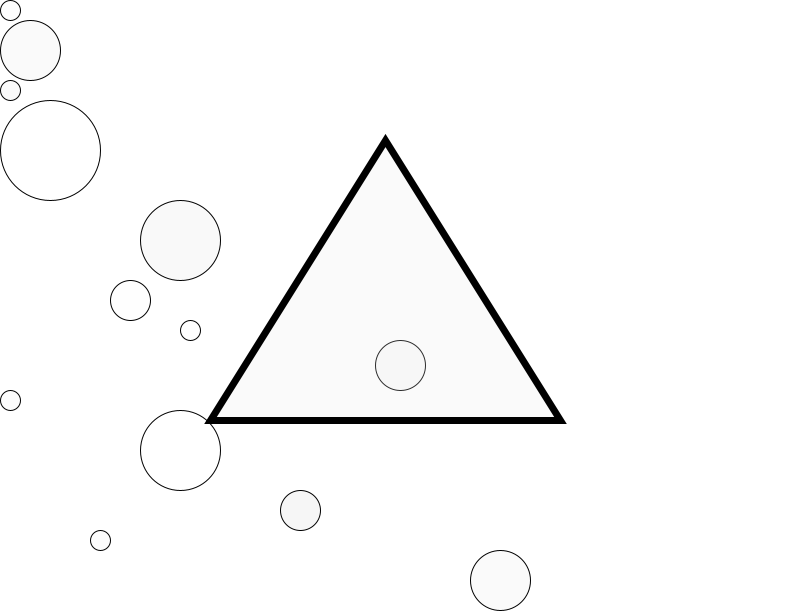
Frame 1 (no input)
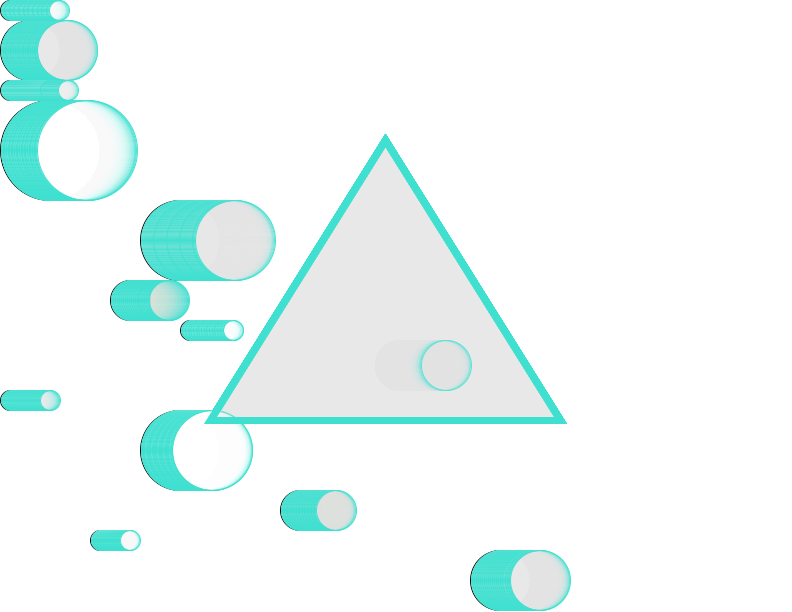
Frame 60 (the mouse pressed at the canvas centre just before this capture)
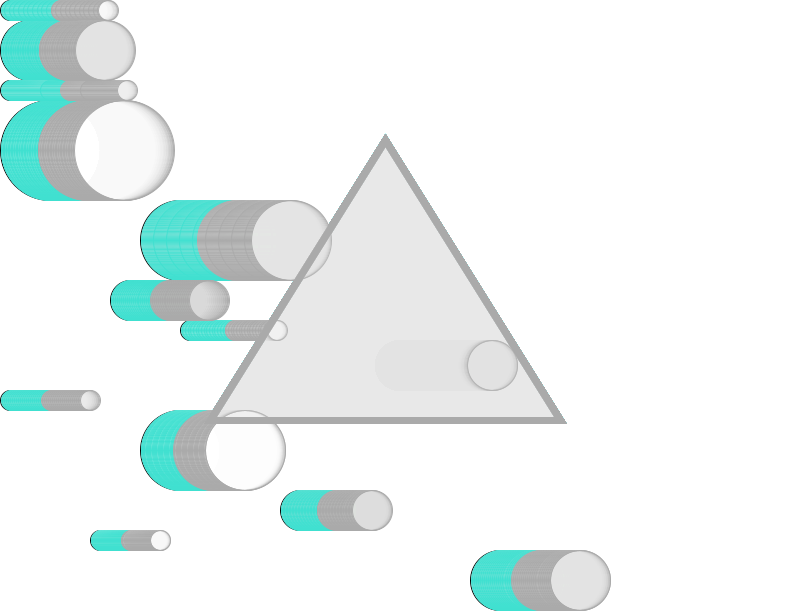
Frame 120 (the mouse held since frame 60 and released just before this capture)

The Processing sketch that drew these frames (run headless with seeded random() and noise(); from frame 60 on, the mouse is pressed at the canvas centre):

// Processing sketch: processing_81420
// ── processing_81420.pde

//________________Trabajo arte generativo, tamaño carta, dos clases. hermoso?

//primero declaro a los objetos

circulo a, b, c, d, e, f, g, h, i, j, k, l, m;
triangulo z;

class triangulo {

float xpos;
float ypos;
int colora;
int colorb;
int colorc;

triangulo (float x, float y, int ca, int cb, int cc) {
xpos = x;
ypos = y;
colora = ca;
colorb= cb;
colorc = cc;

}
void update () {
  
  float angle=0.0;
  float offset=200;
  float scalar=20;
  float incremento= 0.05;
  
  float x= offset + cos(angle)* scalar;
  float y = offset + sin(angle) *scalar;
  scalar ++;
  angle+= incremento;
}

void display() {
scale(7);
triangle(xpos,ypos,xpos+50,ypos,xpos+25,ypos-40);
 stroke (colora, colorb, colorc);
 
 

}
}

class circulo {
 
  //campos (si quiero q algo sea igual para todo lo ingreso acá
  float xpos; //posición X del circulo
  float ypos; //posición Y del circulo
  float radius; //radio del circulo
  float direction= 1; //dirección de los circulos
  float speed = random (0.5, 1); //velocidad
  int color1;
  int color2;
  int color3;
  int color4;
  
  //constructor
  
  circulo (float x, float y, float r, int c1, int c2, int c3, int c4) {
    xpos = x;
    ypos = y;
    radius = r;
    color1 = c1;
    color2 = c2;
    color3 = c3;
    color4 = c4;
  
  }
  
  //valor de velocidad:
  
 void update() {
   
   //esto es para que el circulo siga dentro del plano, 
      //y se mueve de derecha a izquierda
   xpos += speed*direction; 
    if ((xpos>width-radius) || (xpos < radius)) { //|| significa "y"
      // si xpos mayor que el ancho menos el radio y xpos menor que el radio
      direction*=-1; // la direccion es -1
    }
 }
 
 void display () {
fill(color1, color2, color3, color4);
ellipseMode(RADIUS);
ellipse (xpos, ypos, radius, radius);

 }
}

  
  
  

void setup() {

  size (792, 612); // size (2550, 3300);
  background(255);
  // circulo (float x, float y, float r, color)
  a = new circulo (10, 10, 10, 250, 250, 250, 50);
  b = new circulo (30, 50, 30, 230, 230, 230, 50);
  c = new circulo(10, 90, 10, 240, 240, 240, 80);
  d = new circulo(50, 150, 50, 255, 255, 255, 20);
  e = new circulo (180, 240, 40, 230, 230, 230, 60);
  f = new circulo (130, 300, 20, 221, 221, 221, 10);
  g = new circulo (190, 330, 10, 255, 255, 255, 60);
  h = new circulo (400, 365, 25, 220, 220, 220, 30);
  i = new circulo (10, 400, 10, 240, 240, 240, 30);
  j = new circulo (180, 450, 40, 255, 255, 255, 50);
  k = new circulo (300, 510, 20, 221, 221, 221, 70);
  l = new circulo (100, 540, 10, 250, 250, 250, 90);
  m = new circulo (500, 580, 30, 230, 230, 230, 50);
  z = new triangulo (30,60, 64,224,208);
  
  //stroke(220, 220, 220);
  //strokeWeight(0.5);
  //ellipseMode(RADIUS);
}

void draw () {
  //background (0);  //no lo coloco para que se vea el movimiento

  a.update();
  a.display();

  b.update();
  b.display();

  c.update();
  c.display(); 

  d.update();
  d.display();

  e.update();
  e.display(); 

  f.update();
  f.display();

  g.update();
  g.display();

  h.update();
  h.display(); 

  i.update();
  i.display();

  j.update();
  j.display();

  k.update();
  k.display(); 

  l.update();
  l.display();

  m.update();
  m.display();
  
  z.update(); 
  z.display();

  

  if (mousePressed) {
    if (mouseButton==LEFT) {
      a.speed +=0.05;
      b.speed +=0.02;
      c.speed +=0.1;
      d.speed +=0.1;
      e.speed+=0.2;
      f.speed+=0.05;
      g.speed+=0.15;
      h.speed+= 0.2;
      i.speed+=0.04;
      j.speed+=0.05;
      k.speed +=0.1;
      l.speed+=0.2;
      m.speed+=0.05;
    }

    if (mouseButton==RIGHT) {

      stroke (255);
    }

    else {
      stroke (170);
    }
  }



  if (keyPressed) {
    if (key == 'q') {
      a.speed -=0.01;
      b.speed-=0.01;
      c.speed-=0.01;
      d.speed-=0.05;
      e.speed-=0.03;
      f.speed-=0.04;
      g.speed-=0.05;
      h.speed-= 0.2;
      i.speed-= 0.03;
      k.speed-=0.01;
      l.speed-=0.01;
      m.speed-=0.05;
      //c.radius-=1;
    }
  }
}
